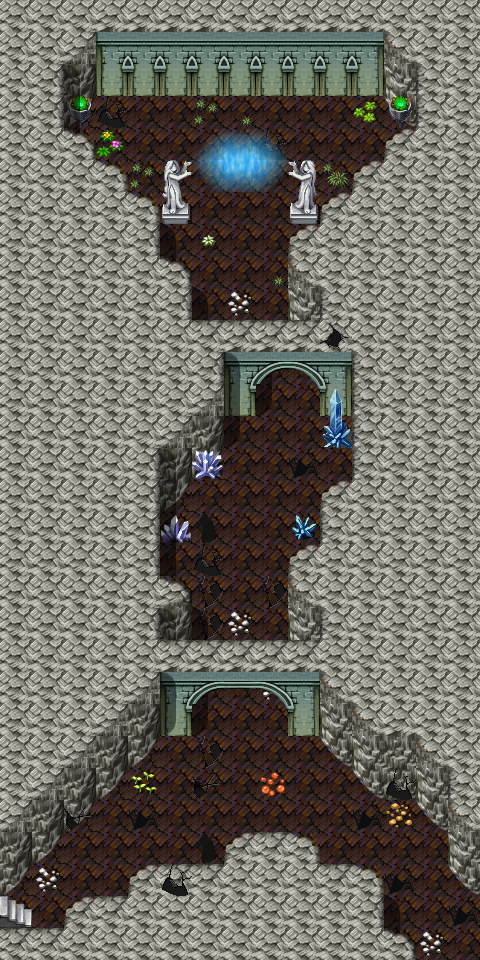

Tiled map render using the project's own tile images. Description and the map definition, with tile-layer contents summarised, below:
An orthogonal 15x30 tile map with 32x32 px tiles, 4 tile layers (Ground, Objects, Above, Top), 11 hidden layers not drawn, 62 tilesets and 30 objects (12x script, 12x replace, 4x mapchange, 2x spawn).

<map version="1.5" tiledversion="1.7.2" orientation="orthogonal" renderorder="right-down" width="15" height="30" tilewidth="32" tileheight="32" infinite="0" nextlayerid="20" nextobjectid="82">
 <tileset firstgid="1" name="map_bed_1" tilewidth="32" tileheight="32" tilecount="128" columns="16">
  <image source="../drawable/map_bed_1.png" width="512" height="256" />
 </tileset>
 <tileset firstgid="129" name="map_border_1" tilewidth="32" tileheight="32" tilecount="128" columns="16">
  <image source="../drawable/map_border_1.png" width="512" height="256" />
 </tileset>
 <tileset firstgid="257" name="map_bridge_1" tilewidth="32" tileheight="32" tilecount="128" columns="16">
  <image source="../drawable/map_bridge_1.png" width="512" height="256" />
 </tileset>
 <tileset firstgid="385" name="map_bridge_2" tilewidth="32" tileheight="32" tilecount="128" columns="16">
  <image source="../drawable/map_bridge_2.png" width="512" height="256" />
 </tileset>
 <tileset firstgid="513" name="map_broken_1" tilewidth="32" tileheight="32" tilecount="128" columns="16">
  <image source="../drawable/map_broken_1.png" width="512" height="256" />
 </tileset>
 <tileset firstgid="641" name="map_cavewall_1" tilewidth="32" tileheight="32" tilecount="108" columns="18">
  <image source="../drawable/map_cavewall_1.png" width="576" height="192" />
 </tileset>
 <tileset firstgid="749" name="map_cavewall_2" tilewidth="32" tileheight="32" tilecount="108" columns="18">
  <image source="../drawable/map_cavewall_2.png" width="576" height="192" />
 </tileset>
 <tileset firstgid="857" name="map_cavewall_3" tilewidth="32" tileheight="32" tilecount="108" columns="18">
  <image source="../drawable/map_cavewall_3.png" width="576" height="192" />
 </tileset>
 <tileset firstgid="965" name="map_cavewall_4" tilewidth="32" tileheight="32" tilecount="108" columns="18">
  <image source="../drawable/map_cavewall_4.png" width="576" height="192" />
 </tileset>
 <tileset firstgid="1073" name="map_chair_table_1" tilewidth="32" tileheight="32" tilecount="128" columns="16">
  <image source="../drawable/map_chair_table_1.png" width="512" height="256" />
 </tileset>
 <tileset firstgid="1201" name="map_chair_table_2" tilewidth="32" tileheight="32" tilecount="128" columns="16">
  <image source="../drawable/map_chair_table_2.png" width="512" height="256" />
 </tileset>
 <tileset firstgid="1329" name="map_crate_1" tilewidth="32" tileheight="32" tilecount="128" columns="16">
  <image source="../drawable/map_crate_1.png" width="512" height="256" />
 </tileset>
 <tileset firstgid="1457" name="map_cupboard_1" tilewidth="32" tileheight="32" tilecount="128" columns="16">
  <image source="../drawable/map_cupboard_1.png" width="512" height="256" />
 </tileset>
 <tileset firstgid="1585" name="map_curtain_1" tilewidth="32" tileheight="32" tilecount="128" columns="16">
  <image source="../drawable/map_curtain_1.png" width="512" height="256" />
 </tileset>
 <tileset firstgid="1713" name="map_entrance_1" tilewidth="32" tileheight="32" tilecount="128" columns="16">
  <image source="../drawable/map_entrance_1.png" width="512" height="256" />
 </tileset>
 <tileset firstgid="1841" name="map_entrance_2" tilewidth="32" tileheight="32" tilecount="128" columns="16">
  <image source="../drawable/map_entrance_2.png" width="512" height="256" />
 </tileset>
 <tileset firstgid="1969" name="map_fence_1" tilewidth="32" tileheight="32" tilecount="128" columns="16">
  <image source="../drawable/map_fence_1.png" width="512" height="256" />
 </tileset>
 <tileset firstgid="2097" name="map_fence_2" tilewidth="32" tileheight="32" tilecount="128" columns="16">
  <image source="../drawable/map_fence_2.png" width="512" height="256" />
 </tileset>
 <tileset firstgid="2225" name="map_fence_3" tilewidth="32" tileheight="32" tilecount="128" columns="16">
  <image source="../drawable/map_fence_3.png" width="512" height="256" />
 </tileset>
 <tileset firstgid="2353" name="map_fence_4" tilewidth="32" tileheight="32" tilecount="128" columns="16">
  <image source="../drawable/map_fence_4.png" width="512" height="256" />
 </tileset>
 <tileset firstgid="2481" name="map_ground_1" tilewidth="32" tileheight="32" tilecount="128" columns="16">
  <image source="../drawable/map_ground_1.png" width="512" height="256" />
 </tileset>
 <tileset firstgid="2609" name="map_ground_2" tilewidth="32" tileheight="32" tilecount="128" columns="16">
  <image source="../drawable/map_ground_2.png" width="512" height="256" />
 </tileset>
 <tileset firstgid="2737" name="map_ground_3" tilewidth="32" tileheight="32" tilecount="128" columns="16">
  <image source="../drawable/map_ground_3.png" width="512" height="256" />
 </tileset>
 <tileset firstgid="2865" name="map_ground_4" tilewidth="32" tileheight="32" tilecount="128" columns="16">
  <image source="../drawable/map_ground_4.png" width="512" height="256" />
 </tileset>
 <tileset firstgid="2993" name="map_ground_5" tilewidth="32" tileheight="32" tilecount="128" columns="16">
  <image source="../drawable/map_ground_5.png" width="512" height="256" />
 </tileset>
 <tileset firstgid="3121" name="map_ground_6" tilewidth="32" tileheight="32" tilecount="128" columns="16">
  <image source="../drawable/map_ground_6.png" width="512" height="256" />
 </tileset>
 <tileset firstgid="3249" name="map_ground_7" tilewidth="32" tileheight="32" tilecount="128" columns="16">
  <image source="../drawable/map_ground_7.png" width="512" height="256" />
 </tileset>
 <tileset firstgid="3377" name="map_ground_8" tilewidth="32" tileheight="32" tilecount="128" columns="16">
  <image source="../drawable/map_ground_8.png" width="512" height="256" />
 </tileset>
 <tileset firstgid="3505" name="map_house_1" tilewidth="32" tileheight="32" tilecount="128" columns="16">
  <image source="../drawable/map_house_1.png" width="512" height="256" />
 </tileset>
 <tileset firstgid="3633" name="map_house_2" tilewidth="32" tileheight="32" tilecount="128" columns="16">
  <image source="../drawable/map_house_2.png" width="512" height="256" />
 </tileset>
 <tileset firstgid="3761" name="map_indoor_1" tilewidth="32" tileheight="32" tilecount="128" columns="16">
  <image source="../drawable/map_indoor_1.png" width="512" height="256" />
 </tileset>
 <tileset firstgid="3889" name="map_indoor_2" tilewidth="32" tileheight="32" tilecount="128" columns="16">
  <image source="../drawable/map_indoor_2.png" width="512" height="256" />
 </tileset>
 <tileset firstgid="4017" name="map_kitchen_1" tilewidth="32" tileheight="32" tilecount="128" columns="16">
  <image source="../drawable/map_kitchen_1.png" width="512" height="256" />
 </tileset>
 <tileset firstgid="4145" name="map_outdoor_1" tilewidth="32" tileheight="32" tilecount="128" columns="16">
  <image source="../drawable/map_outdoor_1.png" width="512" height="256" />
 </tileset>
 <tileset firstgid="4273" name="map_pillar_1" tilewidth="32" tileheight="32" tilecount="128" columns="16">
  <image source="../drawable/map_pillar_1.png" width="512" height="256" />
 </tileset>
 <tileset firstgid="4401" name="map_pillar_2" tilewidth="32" tileheight="32" tilecount="128" columns="16">
  <image source="../drawable/map_pillar_2.png" width="512" height="256" />
 </tileset>
 <tileset firstgid="4529" name="map_plant_1" tilewidth="32" tileheight="32" tilecount="128" columns="16">
  <image source="../drawable/map_plant_1.png" width="512" height="256" />
 </tileset>
 <tileset firstgid="4657" name="map_plant_2" tilewidth="32" tileheight="32" tilecount="128" columns="16">
  <image source="../drawable/map_plant_2.png" width="512" height="256" />
 </tileset>
 <tileset firstgid="4785" name="map_rock_1" tilewidth="32" tileheight="32" tilecount="128" columns="16">
  <image source="../drawable/map_rock_1.png" width="512" height="256" />
 </tileset>
 <tileset firstgid="4913" name="map_rock_2" tilewidth="32" tileheight="32" tilecount="128" columns="16">
  <image source="../drawable/map_rock_2.png" width="512" height="256" />
 </tileset>
 <tileset firstgid="5041" name="map_roof_1" tilewidth="32" tileheight="32" tilecount="128" columns="16">
  <image source="../drawable/map_roof_1.png" width="512" height="256" />
 </tileset>
 <tileset firstgid="5169" name="map_roof_2" tilewidth="32" tileheight="32" tilecount="128" columns="16">
  <image source="../drawable/map_roof_2.png" width="512" height="256" />
 </tileset>
 <tileset firstgid="5297" name="map_roof_3" tilewidth="32" tileheight="32" tilecount="128" columns="16">
  <image source="../drawable/map_roof_3.png" width="512" height="256" />
 </tileset>
 <tileset firstgid="5425" name="map_shop_1" tilewidth="32" tileheight="32" tilecount="128" columns="16">
  <image source="../drawable/map_shop_1.png" width="512" height="256" />
 </tileset>
 <tileset firstgid="5553" name="map_sign_ladder_1" tilewidth="32" tileheight="32" tilecount="128" columns="16">
  <image source="../drawable/map_sign_ladder_1.png" width="512" height="256" />
 </tileset>
 <tileset firstgid="5681" name="map_table_1" tilewidth="32" tileheight="32" tilecount="128" columns="16">
  <image source="../drawable/map_table_1.png" width="512" height="256" />
 </tileset>
 <tileset firstgid="5809" name="map_trail_1" tilewidth="32" tileheight="32" tilecount="128" columns="16">
  <image source="../drawable/map_trail_1.png" width="512" height="256" />
 </tileset>
 <tileset firstgid="5937" name="map_transition_1" tilewidth="32" tileheight="32" tilecount="128" columns="16">
  <image source="../drawable/map_transition_1.png" width="512" height="256" />
 </tileset>
 <tileset firstgid="6065" name="map_transition_2" tilewidth="32" tileheight="32" tilecount="128" columns="16">
  <image source="../drawable/map_transition_2.png" width="512" height="256" />
 </tileset>
 <tileset firstgid="6193" name="map_transition_3" tilewidth="32" tileheight="32" tilecount="128" columns="16">
  <image source="../drawable/map_transition_3.png" width="512" height="256" />
 </tileset>
 <tileset firstgid="6321" name="map_transition_4" tilewidth="32" tileheight="32" tilecount="128" columns="16">
  <image source="../drawable/map_transition_4.png" width="512" height="256" />
 </tileset>
 <tileset firstgid="6449" name="map_transition_5" tilewidth="32" tileheight="32" tilecount="128" columns="16">
  <image source="../drawable/map_transition_5.png" width="512" height="256" />
 </tileset>
 <tileset firstgid="6577" name="map_tree_1" tilewidth="32" tileheight="32" tilecount="128" columns="16">
  <image source="../drawable/map_tree_1.png" width="512" height="256" />
 </tileset>
 <tileset firstgid="6705" name="map_tree_2" tilewidth="32" tileheight="32" tilecount="128" columns="16">
  <image source="../drawable/map_tree_2.png" width="512" height="256" />
 </tileset>
 <tileset firstgid="6833" name="map_wall_1" tilewidth="32" tileheight="32" tilecount="128" columns="16">
  <image source="../drawable/map_wall_1.png" width="512" height="256" />
 </tileset>
 <tileset firstgid="6961" name="map_wall_2" tilewidth="32" tileheight="32" tilecount="120" columns="15">
  <image source="../drawable/map_wall_2.png" width="480" height="256" />
 </tileset>
 <tileset firstgid="7081" name="map_wall_3" tilewidth="32" tileheight="32" tilecount="120" columns="15">
  <image source="../drawable/map_wall_3.png" width="480" height="256" />
 </tileset>
 <tileset firstgid="7201" name="map_wall_4" tilewidth="32" tileheight="32" tilecount="120" columns="15">
  <image source="../drawable/map_wall_4.png" width="480" height="256" />
 </tileset>
 <tileset firstgid="7321" name="map_window_1" tilewidth="32" tileheight="32" tilecount="128" columns="16">
  <image source="../drawable/map_window_1.png" width="512" height="256" />
 </tileset>
 <tileset firstgid="7449" name="map_window_2" tilewidth="32" tileheight="32" tilecount="128" columns="16">
  <image source="../drawable/map_window_2.png" width="512" height="256" />
 </tileset>
 <tileset firstgid="7577" name="map_guynmart" tilewidth="32" tileheight="32" tilecount="128" columns="16">
  <image source="../drawable/map_guynmart.png" width="512" height="256" />
 </tileset>
 <tileset firstgid="7705" name="map_ratdom" tilewidth="32" tileheight="32" tilecount="108" columns="18">
  <image source="../drawable/map_ratdom.png" width="576" height="192" />
 </tileset>
 <layer id="1" name="Ground" width="15" height="30">
  <data>[450 cells, 444 non-empty, 22 distinct tile ids]</data>
 </layer>
 <layer id="2" name="Objects" width="15" height="30">
  <data>[450 cells, 66 non-empty, 32 distinct tile ids]</data>
 </layer>
 <layer id="3" name="Above" width="15" height="30">
  <data>[450 cells, 45 non-empty, 19 distinct tile ids]</data>
 </layer>
 <layer id="4" name="Top" width="15" height="30">
  <data>[450 cells, 3 non-empty, 2 distinct tile ids]</data>
 </layer>
 <layer id="5" name="Walkable" width="15" height="30" visible="0">
  <data>[450 cells, 328 non-empty, 1 distinct tile ids]</data>
 </layer>
 <layer id="6" name="Light10" width="15" height="30" visible="0">
  <data>[450 cells, 450 non-empty, 1 distinct tile ids]</data>
 </layer>
 <layer id="7" name="Light1" width="15" height="30" visible="0">
  <data>[450 cells, 354 non-empty, 9 distinct tile ids]</data>
 </layer>
 <layer id="8" name="Light2" width="15" height="30" visible="0">
  <data>[450 cells, 361 non-empty, 8 distinct tile ids]</data>
 </layer>
 <layer id="9" name="Light3" width="15" height="30" visible="0">
  <data>[450 cells, 335 non-empty, 11 distinct tile ids]</data>
 </layer>
 <layer id="10" name="Light4" width="15" height="30" visible="0">
  <data>[450 cells, 333 non-empty, 11 distinct tile ids]</data>
 </layer>
 <layer id="11" name="Light5" width="15" height="30" visible="0">
  <data>[450 cells, 288 non-empty, 15 distinct tile ids]</data>
 </layer>
 <layer id="12" name="Light6" width="15" height="30" visible="0">
  <data>[450 cells, 243 non-empty, 15 distinct tile ids]</data>
 </layer>
 <layer id="13" name="Light7" width="15" height="30" visible="0">
  <data>[450 cells, 236 non-empty, 14 distinct tile ids]</data>
 </layer>
 <layer id="14" name="Light8" width="15" height="30" visible="0">
  <data>[450 cells, 4 non-empty, 2 distinct tile ids]</data>
 </layer>
 <layer id="15" name="Compass" width="15" height="30" visible="0">
  <data>[450 cells, 448 non-empty, 5 distinct tile ids]</data>
 </layer>
 <objectgroup id="16" name="Mapevents" visible="0">
  <object id="69" name="south2" type="mapchange" x="416" y="896" width="64" height="64">
   <properties>
    <property name="map" value="ratdom_maze_628" />
    <property name="place" value="north1" />
   </properties>
  </object>
  <object id="70" name="south1" type="mapchange" x="0" y="896" width="32" height="32">
   <properties>
    <property name="map" value="ratdom_maze_527" />
    <property name="place" value="north2" />
   </properties>
  </object>
  <object id="71" name="north2" type="mapchange" x="416" y="0" width="64" height="64">
   <properties>
    <property name="map" value="ratdom_maze_608" />
    <property name="place" value="south1" />
   </properties>
  </object>
  <object id="72" name="north1" type="mapchange" x="0" y="0" width="64" height="64">
   <properties>
    <property name="map" value="ratdom_maze_607" />
    <property name="place" value="south2" />
   </properties>
  </object>
  <object id="34" name="ratdom_maze_light4" type="script" x="0" y="0" width="128" height="192">
   <properties>
    <property name="when" value="always" />
   </properties>
  </object>
  <object id="35" name="ratdom_maze_light3" type="script" x="352" y="0" width="128" height="192">
   <properties>
    <property name="when" value="always" />
   </properties>
  </object>
  <object id="36" name="ratdom_maze_light2" type="script" x="0" y="736" width="128" height="224">
   <properties>
    <property name="when" value="always" />
   </properties>
  </object>
  <object id="37" name="ratdom_maze_light1" type="script" x="352" y="768" width="128" height="192">
   <properties>
    <property name="when" value="always" />
   </properties>
  </object>
  <object id="38" name="ratdom_maze_light5" type="script" x="128" y="96" width="224" height="192">
   <properties>
    <property name="when" value="always" />
   </properties>
  </object>
  <object id="39" name="ratdom_maze_light6" type="script" x="128" y="639" width="224" height="256">
   <properties>
    <property name="when" value="always" />
   </properties>
  </object>
  <object id="47" name="ratdom_maze_light7" type="script" x="160" y="288" width="192" height="352">
   <properties>
    <property name="when" value="always" />
   </properties>
  </object>
  <object id="73" name="ratdom_rat_conv1" type="script" x="224" y="320" width="64" height="32" />
  <object id="74" name="ratdom_rat_conv2" type="script" x="224" y="416" width="128" height="32" />
  <object id="75" name="ratdom_rat_conv3" type="script" x="192" y="608" width="96" height="32" />
  <object id="80" name="ratdom_rat_flora_warn" type="script" x="192" y="256" width="96" height="32" />
  <object id="81" name="ratdom_rat_flora" type="script" x="192" y="128" width="96" height="64" />
 </objectgroup>
 <objectgroup id="17" name="Spawn" visible="0">
  <object id="50" name="ratdom_rat" type="spawn" x="224" y="0" width="32" height="32" />
  <object id="46" name="ratdom_maze_rat" type="spawn" x="288" y="704" width="128" height="192">
   <properties>
    <property name="quantity" value="1" />
    <property name="spawngroup" value="ratdom_maze_rat" />
   </properties>
  </object>
 </objectgroup>
 <objectgroup id="18" name="Keys" visible="0" />
 <objectgroup id="19" name="Replace" visible="0">
  <object id="27" name="ratdom_maze:10" type="replace" x="0" y="0" width="480" height="960" visible="0">
   <properties>
    <property name="Top" value="Light10" />
    <property name="requireId" value="ratdom_maze" />
    <property name="requireType" value="questProgress" />
    <property name="requireValue" value="10" />
   </properties>
  </object>
  <object id="60" name="ratdom_maze:4" type="replace" x="0" y="0" width="480" height="960" visible="0">
   <properties>
    <property name="Top" value="Light1" />
    <property name="requireId" value="ratdom_maze" />
    <property name="requireType" value="questProgress" />
    <property name="requireValue" value="4" />
   </properties>
  </object>
  <object id="61" name="ratdom_maze:3" type="replace" x="0" y="0" width="480" height="960" visible="0">
   <properties>
    <property name="Top" value="Light2" />
    <property name="requireId" value="ratdom_maze" />
    <property name="requireType" value="questProgress" />
    <property name="requireValue" value="3" />
   </properties>
  </object>
  <object id="62" name="ratdom_maze:2" type="replace" x="0" y="0" width="480" height="960" visible="0">
   <properties>
    <property name="Top" value="Light3" />
    <property name="requireId" value="ratdom_maze" />
    <property name="requireType" value="questProgress" />
    <property name="requireValue" value="2" />
   </properties>
  </object>
  <object id="63" name="ratdom_maze:1" type="replace" x="0" y="0" width="480" height="960" visible="0">
   <properties>
    <property name="Top" value="Light4" />
    <property name="requireId" value="ratdom_maze" />
    <property name="requireType" value="questProgress" />
    <property name="requireValue" value="1" />
   </properties>
  </object>
  <object id="25" name="ratdom_maze:5" type="replace" x="0" y="0" width="480" height="960" visible="0">
   <properties>
    <property name="Top" value="Light5" />
    <property name="requireId" value="ratdom_maze" />
    <property name="requireType" value="questProgress" />
    <property name="requireValue" value="5" />
   </properties>
  </object>
  </objectgroup>
</map>
<!-- 6 of 30 objects omitted -->
